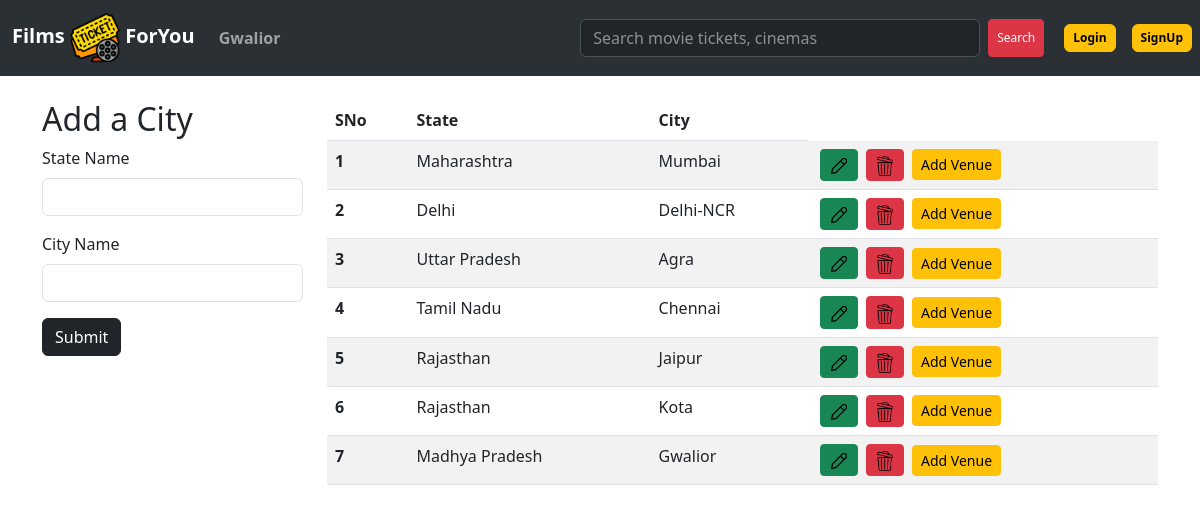
/city, run on the app's committed database.
### app.py (models this page shows)
class City(db.Model):
    __tablename__ = 'city'
    StateName = db.Column(db.String(100), nullable=False)
    CityName = db.Column(db.String(100), primary_key=True)
    VenueR = db.relationship('Venue', backref='city', lazy=True)

### app.py (the view, shortened to what this page needs)
@app.route('/city', methods=['GET','POST'])
def city():
    allCity = City.query.all()
    user = Login.query.filter_by(UserName='admin').first()
    CityName='Gwalior'
    return render_template('admin.html', allCity=allCity, user=user, CityName=CityName)

### templates/admin.html (shortened to what this page needs)
{% extends 'base.html' %}
{% block body %}
<div class="container">
  <div class="row">
    <div class="my-4 col-3">
      <h2>Add a City</h2>
      <form action="{{url_for('city')}}" method="POST">
        <div class="mb-3">
          <label for="statename" class="form-label">State Name</label>
          <input type="text" class="form-control" name="statename" id="statename" aria-describedby="emailHelp">
        </div>
        <div class="mb-3">
          <label for="cityname" class="form-label">City Name</label>
          <input type="text" class="form-control" name="cityname" id="cityname">
        </div>
        <button type="submit" class="btn btn-dark">Submit</button>
      </form>
    </div>
    <div class="my-4 col-9">
      {% if allCity|length == 0 %}
      <div class="alert alert-dark" role="alert">
        No City found. Add your first City now!
      </div>
      {% else %}
      <table class="table table-striped">
        <thead>
          <tr>
            <th scope="col">SNo</th>
            <th scope="col">State</th>
            <th scope="col">City</th>
          </tr>
        </thead>
        <tbody>
          {% for city in allCity %}
          <tr>
            <th scope="row">{{loop.index}}</th>
            <td>{{city.StateName}}</td>
            <td>{{city.CityName}}</td>
            <td>
              <a href="/updatecity/{{city.CityName}}" type="button" class="btn btn-success btn-sm mx-1"><img
                  src="/static/images/edit2.png" alt="Update" width="20px"></button>
                <a href="/deletecity/{{city.CityName}}" type="button" class="btn btn-danger btn-sm mx-1"><img
                    src="/static/images/recycle-bin.png" alt="Delete" width="20px"></button>
                  <a href="/venue/{{city.CityName}}" type="button" class="btn btn-warning btn-sm mx-1">Add
                    Venue</button>
            </td>
          </tr>
          {% endfor %}
        </tbody>
      </table>
      {% endif %}
    </div>
  </div>
</div>
{% endblock body %}

### templates/base.html (shortened to what this page needs)
<!doctype html>
<html lang="en">
<head>
  <link href="https://cdn.jsdelivr.net/npm/bootstrap@5.3.0-alpha1/dist/css/bootstrap.min.css" rel="stylesheet"
>
    <link rel="stylesheet" href="/static/style.css">
</head>
<body>
  <nav class="navbar navbar-expand-lg bg-body-tertiary" data-bs-theme="dark">
    <div class="container-fluid">
      <a class="navbar-brand" href="http://127.0.0.1:5000/">  <strong>Films  <img src="/static/images/movies.png" alt="BookMyTicket"
          width="50" height="50"> ForYou </strong></a>
      <div class="collapse navbar-collapse" id="navbarSupportedContent">
        <ul class="navbar-nav me-auto mb-2 mb-lg-0">
          <li class="nav-item">
            <a class="nav-link" href="#" data-bs-toggle="modal" data-bs-target="#CityModal" title="Search your City"><strong>{{CityName}}</strong></a>
          </li>
        </ul>
        <form action="/search/{{CityName}}/{{user.UserName}}" method='POST' class="d-flex" role="search">
          <input class="form-control me-2" type="search" placeholder="Search movie tickets, cinemas"
            aria-label="Search" name="st" id="st" title="search movies, venue, shows with tags and time" style="width: 400px; color: black;">
          <button type="button" class="btn btn-danger btn-sm"
            style="--bs-btn-padding-y: .25rem; --bs-btn-padding-x: .5rem; --bs-btn-font-size: .75rem;">Search</button>
        </form>
      </div>
    </div>
    <div class="mx-2">
      <button type="button" class="btn btn-warning" title="Login"
        style="--bs-btn-padding-y: .25rem; --bs-btn-padding-x: .5rem; --bs-btn-font-size: .75rem;"
        data-bs-toggle="modal" data-bs-target="#LoginModal">
        <strong>Login</strong>
      </button>
    </div>
    <div class="mx-2" id="SignUp">
      <button type="button" class="btn btn-warning"
        style="--bs-btn-padding-y: .25rem; --bs-btn-padding-x: .5rem; --bs-btn-font-size: .75rem;"
        data-bs-toggle="modal" data-bs-target="#SignUpModal" title="Create Account">
       <strong>SignUp</strong>
      </button>
    </div>
  </nav>
  {% block body %}
  {% endblock body %}
</body>
</html>

### data on the page
City: CityName "Gwalior", StateName "Madhya Pradesh"
City: StateName "Maharashtra", CityName "Mumbai"
City: StateName "Delhi", CityName "Delhi-NCR"
City: StateName "Uttar Pradesh", CityName "Agra"
City: StateName "Tamil Nadu", CityName "Chennai"
City: StateName "Rajasthan", CityName "Jaipur"
City: StateName "Rajasthan", CityName "Kota"
